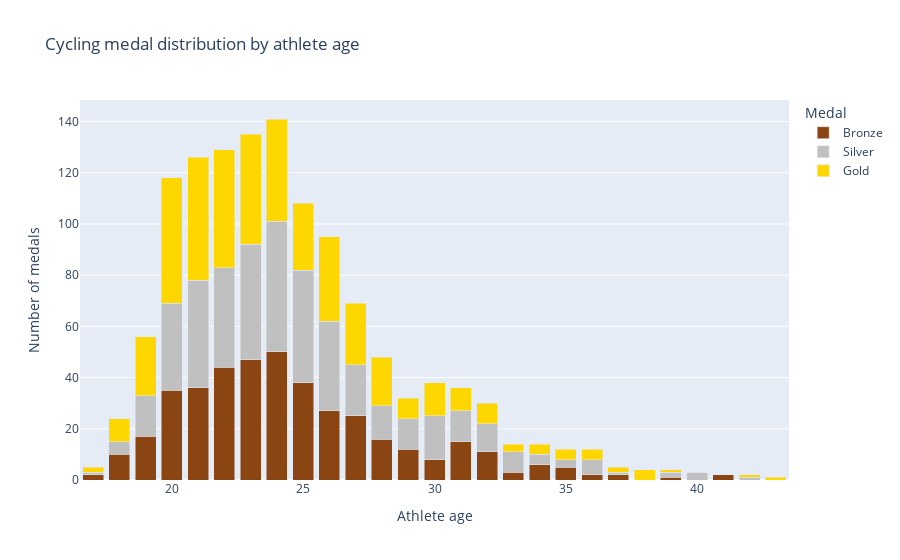

This figure's notebook cell:
### Markdown cell above
### Medal distribution by age

How does aging affect likelihood to score a medal in Olympic cycling?\
While entering their 30's (and even 40's) may not end the chances\
of an Olympic medal for athletes of endurance sports,\
likelihood drops sharply after passing their mid-20's.

### Code cell
cycling_medal_distribution = (
    cycling_df.groupby("Age")["Medal"]
    .value_counts()
    .unstack(fill_value=0)
    .reset_index()
)

cycling_medal_distribution_melted = cycling_medal_distribution.melt(
    id_vars="Age",
    value_vars=["Bronze", "Silver", "Gold"],
    var_name="Medal",
    value_name="Count"
)

cycling_medal_distribution_fig = px.bar(
    cycling_medal_distribution_melted,
    x="Age",
    y="Count",
    color="Medal",
    title="Cycling medal distribution by athlete age",
    labels={"Age": "Athlete age", "Count": "Number of medals"},
    color_discrete_map={"Bronze": "saddlebrown", "Silver": "silver", "Gold": "gold"},
    barmode="stack"
)

cycling_medal_distribution_fig.show()

### Figure 1 — Plotly figure (JSON) as saved in the notebook; plotly's stock layout.template omitted (floating-point values rounded to 4 significant figures)
{"data": [{"hovertemplate": "Medal=Bronze<br>Athlete age=%{x}<br>Number of medals=%{y}<extra></extra>", "legendgroup": "Bronze", "marker": {"color": "saddlebrown", "pattern": {"shape": ""}}, "name": "Bronze", "orientation": "v", "showlegend": true, "textposition": "auto", "type": "bar", "x": [17, 18, 19, 20, 21, 22, 23, 24, 25, 26, 27, 28, 29, 30, 31, 32, 33, 34, 35, 36, 37, 38, 39, 40, 41, 42, 43], "xaxis": "x", "y": [2, 10, 17, 35, 36, 44, 47, 50, 38, 27, 25, 16, 12, 8, 15, 11, 3, 6, 5, 2, 2, 0, 1, 0, 2, 0, 0], "yaxis": "y"}, {"hovertemplate": "Medal=Silver<br>Athlete age=%{x}<br>Number of medals=%{y}<extra></extra>", "legendgroup": "Silver", "marker": {"color": "silver", "pattern": {"shape": ""}}, "name": "Silver", "orientation": "v", "showlegend": true, "textposition": "auto", "type": "bar", "x": [17, 18, 19, 20, 21, 22, 23, 24, 25, 26, 27, 28, 29, 30, 31, 32, 33, 34, 35, 36, 37, 38, 39, 40, 41, 42, 43], "xaxis": "x", "y": [1, 5, 16, 34, 42, 39, 45, 51, 44, 35, 20, 13, 12, 17, 12, 11, 8, 4, 3, 6, 1, 0, 2, 3, 0, 1, 0], "yaxis": "y"}, {"hovertemplate": "Medal=Gold<br>Athlete age=%{x}<br>Number of medals=%{y}<extra></extra>", "legendgroup": "Gold", "marker": {"color": "gold", "pattern": {"shape": ""}}, "name": "Gold", "orientation": "v", "showlegend": true, "textposition": "auto", "type": "bar", "x": [17, 18, 19, 20, 21, 22, 23, 24, 25, 26, 27, 28, 29, 30, 31, 32, 33, 34, 35, 36, 37, 38, 39, 40, 41, 42, 43], "xaxis": "x", "y": [2, 9, 23, 49, 48, 46, 43, 40, 26, 33, 24, 19, 8, 13, 9, 8, 3, 4, 4, 4, 2, 4, 1, 0, 0, 1, 1], "yaxis": "y"}], "layout": {"barmode": "stack", "legend": {"title": {"text": "Medal"}, "tracegroupgap": 0}, "title": {"text": "Cycling medal distribution by athlete age"}, "xaxis": {"anchor": "y", "domain": [0, 1], "title": {"text": "Athlete age"}}, "yaxis": {"anchor": "x", "domain": [0, 1], "title": {"text": "Number of medals"}}}}
